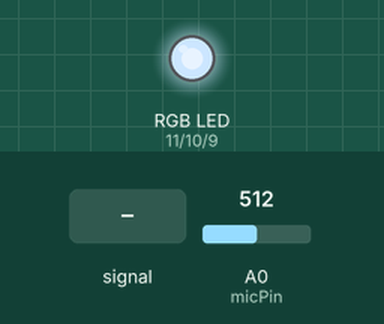
This sketch was run on a simulated Arduino Nano, built with avr-gcc and run on an emulated ATmega328P. On the bench: an RGB LED mixed from three pins (HIGH = lit). The inputs (shaded band) are chosen by the test bench; at power-on: A0 (micPin) = 512. What the sketch prints to the serial monitor is not drawn.

Above: at 1.26 s.
1.3 s: A0 (micPin) fed a 200 Hz sine of ±81 counts around its level
At 1.42 s:
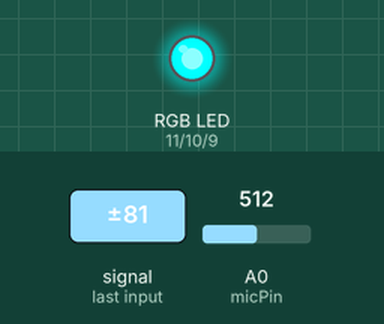
At 3.6 s:
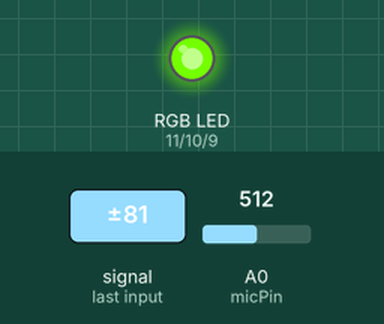
4.3 s: A0 (micPin) set to 710
7.3 s: A0 (micPin) fed a 1000 Hz sine of ±255 counts around its level
At 7.82 s:
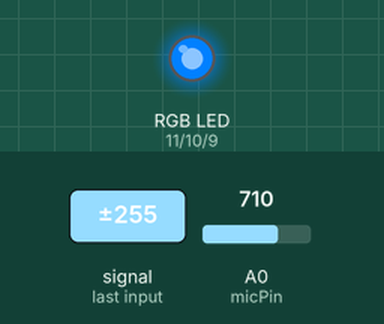
10.3 s: A0 (micPin) set to 716
13.3 s: A0 (micPin) fed a 2 Hz sine of ±306 counts around its level
Timing chart, 0 to 17.3 s (numbered marks = the images above; inputs shaded):
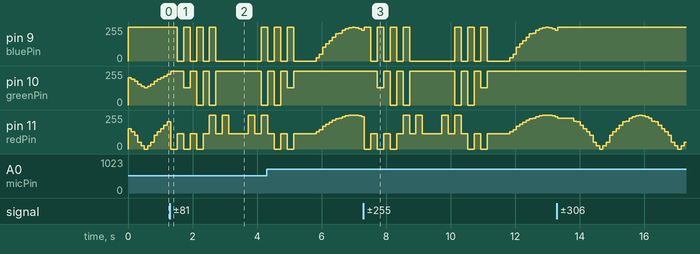

Measured:
- after the input at 1.3 s, pin 9 (bluePin): goes 3 × (0/255 0.20 s, 255/255 0.20 s), 0/255 1.4 s, then 255/255, starting after 0.22 s
- after the input at 7.3 s, pin 10 (greenPin): 255/255 → 128/255 after 0.43 s, → 255/255 0.20 s later, → 0/255 0.20 s later, → 255/255 0.20 s later, … (7 changes in this stretch)

The sketch:

arduino_barbacolor.ino
```cpp
/*
Barbacolor: make Barbabenno cycle through rainbow colors using an Arduino Nano, an electret microphone and a RGB LED.
*/

int redPin = 11;
int greenPin = 10;
int bluePin = 9;

const int micPin = A0;
const int drempel = 5; //Sensitivity

int value1 = 0;
int value2 = 0;

const int n_intensities = 24;
const int stepTime = 100; // cycle time intensities in ms

float barbaIntensityScales[n_intensities] = {0, 0.02, 0.05, 0.1, 0.18, 0.2, 0.3, 0.4, 0.5, 0.6, 0.8, 0.9, 1.0,
0.9, 0.8, 0.6, 0.5, 0.4, 0.3, 0.2, 0.18, 0.1, 0.05, 0.02};

#define COMMON_ANODE

const int len_signal = 100;

inline static float sqr(float x) {
    return x*x;
}

// Struct to store Audio signal in
struct AudioSignal {
    int array[len_signal];
} ;

// Rainbow colors from wikipedia

//Red (web color) (Hex: #FF0000) (RGB: 255, 0, 0)
//Orange (color wheel Orange) (Hex: #FF7F00) (RGB: 255, 127, 0)
//Yellow (web color) (Hex: #FFFF00) (RGB: 255, 255, 0)
//Green (X11) (Electric Green) (HTML/CSS “Lime”) (Color wheel green) (Hex: #00FF00) (RGB: 0, 255, 0)
//Blue (web color) (Hex: #0000FF) (RGB: 0, 0, 255)
//Violet (Electric Violet) (Hex: #8B00FF) (RGB: 139, 0, 255)

const int n_states = 6;

byte BarbaStateColors[n_states+1][3]={
 {255,0,0},
 {255,127,0},
 {255,255,0},
 {0,255,0},
 {0,0,255},
 {139,0,255},
 {0, 0, 0}
};

class Barbabenno
{
  // Class Member Variables
  int BarbaState;
  int barbaIntensityState;
  unsigned long previousMillis;

  public:
    Barbabenno()
    {
      pinMode(redPin, OUTPUT);
      pinMode(greenPin, OUTPUT);
      pinMode(bluePin, OUTPUT);
      BarbaState = 1;
      barbaIntensityState = 7;
      previousMillis = 0;
      setColor();
    };

    void Update(float signal_variance);
    void SetState();
    void UpdateIntensity(unsigned long currentMillis);
    void setColor();
};

void Barbabenno::Update(float signal_variance) {
    if((signal_variance > 50) && (signal_variance < 700)) {
      if(BarbaState+1 < n_states){
        BarbaState = BarbaState + 1;
      } else {BarbaState = 0;}
      Barbabenno::setColor();
    }
    // Really loud clap: discomodus!
    if(signal_variance >= 700) {
      Serial.print("Discomodus");
      Serial.println();
      barbaIntensityState = 12;
      for(int i = 0; i < n_states; i++){
        BarbaState = i;
        Barbabenno::setColor();
        delay(200);
        // turn off
        BarbaState = n_states-1;
        Barbabenno::setColor();
        delay(200);
      }
      for(int i = n_states-2; i > 0; i--){
        BarbaState = i;
        Barbabenno::setColor();
        delay(200);
        BarbaState = n_states-1;
        Barbabenno::setColor();
        delay(200);
      }
    }

};

void Barbabenno::SetState(){
    Barbabenno::setColor();
};

void Barbabenno::UpdateIntensity(unsigned long currentMillis){
    if(currentMillis - previousMillis > stepTime) {
      previousMillis = currentMillis;
      if(barbaIntensityState+1 < n_intensities){
        barbaIntensityState = barbaIntensityState + 1;
      } else {barbaIntensityState = 0;}
      Barbabenno::setColor();
    }
};

void Barbabenno::setColor(){
  int red = BarbaStateColors[BarbaState][0];
  int green = BarbaStateColors[BarbaState][1];
  int blue = BarbaStateColors[BarbaState][2];

  // scale rgb's according to barbaIntensityState
  red = (int) ((float) red * barbaIntensityScales[barbaIntensityState]);
  Serial.print("red: ");
  Serial.print(red);
  green = (int) ((float) green * barbaIntensityScales[barbaIntensityState]);
  Serial.print("green: ");
  Serial.print(green);
  blue = (int) ((float) blue * barbaIntensityScales[barbaIntensityState]);
  Serial.print("blue: ");
  Serial.print(blue);

  #ifdef COMMON_ANODE
  red = 255 - red;
  green = 255 - green;
  blue = 255 - blue;
  #endif

  analogWrite(redPin, red);
  analogWrite(greenPin, green);
  analogWrite(bluePin, blue);
}

Barbabenno bb;

void setup()
{
  Serial.begin(9600); // for debugging / calibration
}

void loop()
{
  AudioSignal my_as;
  float signal_variance;

  // detect start of sound
  value1 = analogRead(micPin);
  delayMicroseconds(100);
  value2 = analogRead(micPin);
  unsigned long currentMillis = millis();
  bb.UpdateIntensity(currentMillis); // check if intensity needs to be changed (Every onTime ms)

  if (abs(value2 - value1) >= drempel) {

    Serial.print("value1: ");
    Serial.print(value1);
    Serial.println();
    Serial.print("value2: ");
    Serial.print(value2);
    Serial.println();

    // Take longer audio signal for loudness detection
    my_as = readSignal(10);
    // calculate "loudness" (variance of the signal)
    signal_variance = CalcVariance(my_as);

    Serial.print("signal variance: ");
    Serial.print(signal_variance);
    Serial.println();
    bb.Update(signal_variance);
    delay(500);
  }
}

// sample n times met delay_time
struct AudioSignal readSignal(int delay_time){
  AudioSignal my_as;
  for(int i = 0; i < len_signal; i++){
    my_as.array[i] = analogRead(micPin);
    delayMicroseconds(delay_time);
  }
  return my_as;
}

// write signal to serial line for debugging
void writeSignal(AudioSignal my_as){
  for (int i = 0; i < len_signal; i++) {
  Serial.println(my_as.array[i]);
  }
}

// calculate variance of signal ("loudness")
float CalcVariance(AudioSignal my_as){
  // first calculate mean
  float Mean = 0;

  for (int i = 0; i < len_signal; i++) {
    Mean = Mean + (float) my_as.array[i];
  }
  Mean = Mean/(float) len_signal;

  // then calculate variance
  float avgVariance = 0;

  for (int i = 0; i < len_signal; i++) {
    avgVariance = avgVariance + sqr(Mean - my_as.array[i]);
  }
  avgVariance = avgVariance/(float) (len_signal - 1);
  return avgVariance;
}
```
